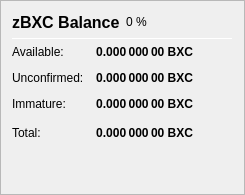
                   <widget class="QFrame" name="frame_ZerocoinBalances">
                    <property name="frameShape">
                     <enum>QFrame::StyledPanel</enum>
                    </property>
                    <property name="frameShadow">
                     <enum>QFrame::Raised</enum>
                    </property>
                    <layout class="QVBoxLayout" name="verticalLayout_7">
                     <item>
                      <layout class="QHBoxLayout" name="horizontalLayout_8" stretch="0,0,0">
                       <item>
                        <widget class="QLabel" name="label_5z_3">
                         <property name="minimumSize">
                          <size>
                           <width>0</width>
                           <height>20</height>
                          </size>
                         </property>
                         <property name="font">
                          <font>
                           <pointsize>12</pointsize>
                           <weight>75</weight>
                           <bold>true</bold>
                          </font>
                         </property>
                         <property name="text">
                          <string>zBXC Balance</string>
                         </property>
                        </widget>
                       </item>
                       <item>
                        <widget class="QLabel" name="labelzBXCPercent">
                         <property name="text">
                          <string notr="true">0 %</string>
                         </property>
                        </widget>
                       </item>
                       <item>
                        <spacer name="horizontalSpacer_11">
                         <property name="orientation">
                          <enum>Qt::Horizontal</enum>
                         </property>
                         <property name="sizeHint" stdset="0">
                          <size>
                           <width>40</width>
                           <height>20</height>
                          </size>
                         </property>
                        </spacer>
                       </item>
                      </layout>
                     </item>
                     <item>
                      <widget class="Line" name="line_ZerocoinBalance">
                       <property name="minimumSize">
                        <size>
                         <width>0</width>
                         <height>1</height>
                        </size>
                       </property>
                       <property name="maximumSize">
                        <size>
                         <width>16777215</width>
                         <height>1</height>
                        </size>
                       </property>
                       <property name="orientation">
                        <enum>Qt::Horizontal</enum>
                       </property>
                      </widget>
                     </item>
                     <item>
                      <layout class="QGridLayout" name="gridLayout_5">
                       <property name="spacing">
                        <number>12</number>
                       </property>
                       <item row="1" column="0">
                        <widget class="QLabel" name="labelzBalanceMatureText">
                         <property name="toolTip">
                          <string>Mature: more than 20 confirmation and more than 1 mint of the same denomination after it was minted.
These zBXC are spendable.</string>
                         </property>
                         <property name="text">
                          <string>Available:</string>
                         </property>
                        </widget>
                       </item>
                       <item row="1" column="1">
                        <widget class="QLabel" name="labelzBalanceMature">
                         <property name="font">
                          <font>
                           <weight>75</weight>
                           <bold>true</bold>
                          </font>
                         </property>
                         <property name="toolTip">
                          <string>Mature: more than 20 confirmation and more than 1 mint of the same denomination after it was minted.
These zBXC are spendable.</string>
                         </property>
                         <property name="text">
                          <string notr="true">0.000 000 00 BXC</string>
                         </property>
                         <property name="alignment">
                          <set>Qt::AlignRight|Qt::AlignTrailing|Qt::AlignVCenter</set>
                         </property>
                        </widget>
                       </item>
                       <item row="2" column="0">
                        <widget class="QLabel" name="labelzBalanceUnconfirmedText">
                         <property name="toolTip">
                          <string>Unconfirmed: less than 20 confirmations
Immature: confirmed, but less than 1 mint of the same denomination after it was minted</string>
                         </property>
                         <property name="text">
                          <string>Unconfirmed:</string>
                         </property>
                        </widget>
                       </item>
                       <item row="2" column="1">
                        <widget class="QLabel" name="labelzBalanceUnconfirmed">
                         <property name="font">
                          <font>
                           <weight>75</weight>
                           <bold>true</bold>
                          </font>
                         </property>
                         <property name="toolTip">
                          <string>Unconfirmed: less than 20 confirmations
Immature: confirmed, but less than 1 mint of the same denomination after it was minted</string>
                         </property>
                         <property name="text">
                          <string notr="true">0.000 000 00 BXC</string>
                         </property>
                         <property name="alignment">
                          <set>Qt::AlignRight|Qt::AlignTrailing|Qt::AlignVCenter</set>
                         </property>
                        </widget>
                       </item>
                       <item row="3" column="0">
                        <widget class="QLabel" name="labelzBalanceImmatureText">
                         <property name="toolTip">
                          <string>Unconfirmed: less than 20 confirmations
Immature: confirmed, but less than 1 mint of the same denomination after it was minted</string>
                         </property>
                         <property name="text">
                          <string>Immature:</string>
                         </property>
                        </widget>
                       </item>
                       <item row="3" column="1">
                        <widget class="QLabel" name="labelzBalanceImmature">
                         <property name="font">
                          <font>
                           <weight>75</weight>
                           <bold>true</bold>
                          </font>
                         </property>
                         <property name="toolTip">
                          <string>Unconfirmed: less than 20 confirmations
Immature: confirmed, but less than 1 mint of the same denomination after it was minted</string>
                         </property>
                         <property name="text">
                          <string notr="true">0.000 000 00 BXC</string>
                         </property>
                         <property name="alignment">
                          <set>Qt::AlignRight|Qt::AlignTrailing|Qt::AlignVCenter</set>
                         </property>
                        </widget>
                       </item>
                       <item row="4" column="0">
                        <widget class="QLabel" name="labelzBalanceText">
                         <property name="toolTip">
                          <string>Your current zBXC balance, unconfirmed and immature zBXC included.</string>
                         </property>
                         <property name="text">
                          <string>Total:</string>
                         </property>
                        </widget>
                       </item>
                       <item row="4" column="1">
                        <widget class="QLabel" name="labelzBalance">
                         <property name="font">
                          <font>
                           <weight>75</weight>
                           <bold>true</bold>
                          </font>
                         </property>
                         <property name="cursor">
                          <cursorShape>IBeamCursor</cursorShape>
                         </property>
                         <property name="toolTip">
                          <string>Your current zBXC balance, unconfirmed and immature zBXC included.</string>
                         </property>
                         <property name="text">
                          <string notr="true">0.000 000 00 BXC</string>
                         </property>
                         <property name="alignment">
                          <set>Qt::AlignRight|Qt::AlignTrailing|Qt::AlignVCenter</set>
                         </property>
                         <property name="textInteractionFlags">
                          <set>Qt::LinksAccessibleByMouse|Qt::TextSelectableByKeyboard|Qt::TextSelectableByMouse</set>
                         </property>
                        </widget>
                       </item>
                       <item row="4" column="2">
                        <spacer name="horizontalSpacer_4">
                         <property name="orientation">
                          <enum>Qt::Horizontal</enum>
                         </property>
                         <property name="sizeHint" stdset="0">
                          <size>
                           <width>40</width>
                           <height>20</height>
                          </size>
                         </property>
                        </spacer>
                       </item>
                      </layout>
                     </item>
                     <item>
                      <spacer name="verticalSpacer_4">
                       <property name="orientation">
                        <enum>Qt::Vertical</enum>
                       </property>
                       <property name="sizeHint" stdset="0">
                        <size>
                         <width>20</width>
                         <height>40</height>
                        </size>
                       </property>
                      </spacer>
                     </item>
                    </layout>
                   </widget>
